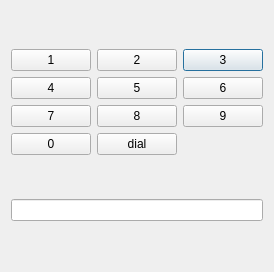
<?xml version="1.0" encoding="UTF-8"?>
<ui version="4.0">
 <class>Dialog</class>
 <widget class="QDialog" name="Dialog">
  <property name="geometry">
   <rect>
    <x>0</x>
    <y>0</y>
    <width>265</width>
    <height>272</height>
   </rect>
  </property>
  <property name="windowTitle">
   <string>Dialer</string>
  </property>
  <layout class="QVBoxLayout" name="verticalLayout">
   <item>
    <layout class="QGridLayout" name="gridLayout">
     <item row="0" column="2">
      <widget class="QPushButton" name="pushButton3">
       <property name="text">
        <string>3</string>
       </property>
      </widget>
     </item>
     <item row="1" column="0">
      <widget class="QPushButton" name="pushButton4">
       <property name="text">
        <string>4</string>
       </property>
      </widget>
     </item>
     <item row="1" column="1">
      <widget class="QPushButton" name="pushButton5">
       <property name="text">
        <string>5</string>
       </property>
      </widget>
     </item>
     <item row="1" column="2">
      <widget class="QPushButton" name="pushButton6">
       <property name="text">
        <string>6</string>
       </property>
      </widget>
     </item>
     <item row="2" column="0">
      <widget class="QPushButton" name="pushButton7">
       <property name="text">
        <string>7</string>
       </property>
      </widget>
     </item>
     <item row="2" column="1">
      <widget class="QPushButton" name="pushButton8">
       <property name="text">
        <string>8</string>
       </property>
      </widget>
     </item>
     <item row="2" column="2">
      <widget class="QPushButton" name="pushButton9">
       <property name="text">
        <string>9</string>
       </property>
      </widget>
     </item>
     <item row="3" column="0">
      <widget class="QPushButton" name="pushButton0">
       <property name="text">
        <string>0</string>
       </property>
       <property name="flat">
        <bool>false</bool>
       </property>
      </widget>
     </item>
     <item row="3" column="1">
      <widget class="QPushButton" name="pushButtonDial">
       <property name="text">
        <string>dial</string>
       </property>
      </widget>
     </item>
     <item row="0" column="1">
      <widget class="QPushButton" name="pushButton2">
       <property name="text">
        <string>2</string>
       </property>
      </widget>
     </item>
     <item row="0" column="0">
      <widget class="QPushButton" name="pushButton1">
       <property name="text">
        <string>1</string>
       </property>
      </widget>
     </item>
    </layout>
   </item>
   <item>
    <widget class="QLineEdit" name="lineEditPhoneNumber"/>
   </item>
  </layout>
 </widget>
 <layoutdefault spacing="6" margin="11"/>
 <resources/>
 <connections/>
</ui>
